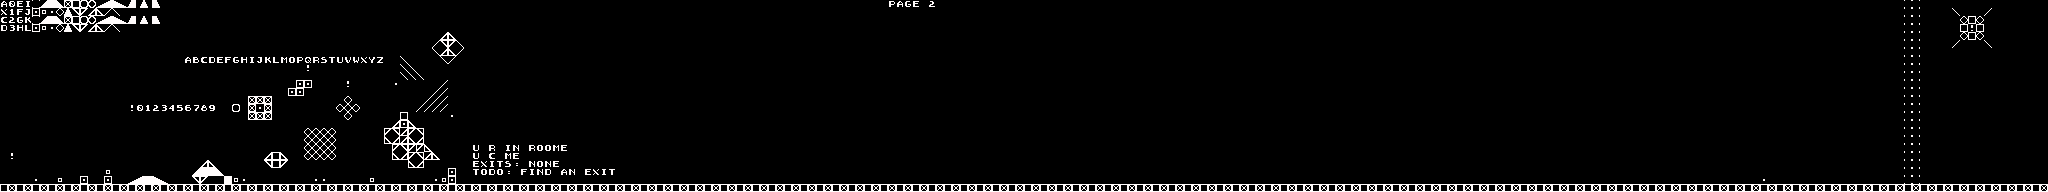

A 2D game scene composited from a Tiled map and its tileset images. What follows is a short description and the map's XML, with each tile layer's data collapsed to a summary:
An orthogonal 256x24 tile map with 8x8 px tiles, 1 tile layer (Tile Layer 1).

<map version="1.10" tiledversion="1.11.2" orientation="orthogonal" renderorder="right-down" width="256" height="24" tilewidth="8" tileheight="8" infinite="0" nextlayerid="2" nextobjectid="1">
 <tileset firstgid="1" source="charset-1.tsx" />
 <layer id="1" name="Tile Layer 1" width="256" height="24">
  <data>[6144 cells, 6144 non-empty, 75 distinct tile ids]</data>
 </layer>
</map>